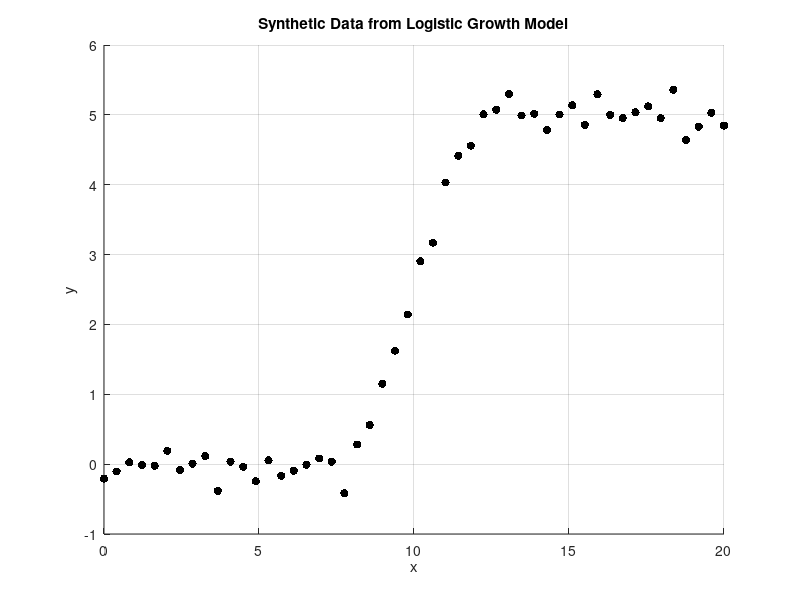

Here is the MATLAB script that generated this plot: (Note: this script raises an error after producing the figure.)
% Example test function for the Vairational Laplace routine

% Ground truth parameters
a_true = 5; 
b_true = 1.5;
c_true = 10;

% Generate input data
x = linspace(0, 20, 50)';

% True function (logistic growth) with noise
sigma_true = 0.2 + 0.1 * randn(size(x)); % Heteroscedastic noise
y = a_true ./ (1 + exp(-b_true * (x - c_true))) + sigma_true .* randn(size(x));

% Plot data
figure;
scatter(x, y, 'k', 'filled');
xlabel('x'); ylabel('y');
title('Synthetic Data from Logistic Growth Model');
grid on;


% Model function for VL routine
f = @(m) m(1) ./ (1 + exp(-m(2) * (x - m(3)))); % Logistic function


% Initial guess for parameters [a, b, c]
m0 = [4; 1; 8];

% Initial covariance (diagonal for simplicity)
S0 = diag([1, 1, 1]);

% Run VL routine
[m_est, V_est, D_est, logL, iter, sigma2_est, allm] = fitVariationalLaplaceThermo(y, f, m0, S0, 50, 1e-6);


% Predictions from estimated parameters
y_pred = f(m_est);

% Plot results
figure; hold on;
scatter(x, y, 'k', 'filled', 'DisplayName', 'Observed Data');
plot(x, y_pred, 'r-', 'LineWidth', 2, 'DisplayName', 'VL Fit');
xlabel('x'); ylabel('y');
title('Variational Laplace Fit to Logistic Model');
legend;
grid on;

% parameters
% Compute posterior variances (diagonal of S_post)
S_post_diag = sum(V_est.^2, 2) + D_est; % Variance from (VV' + D)

% Compute prior variances (diagonal of S0)
S_prior_diag = diag(S0); % Since S0 is initially diagonal

% Define range for plotting (mean ± 3 standard deviations)
xRangeFactor = 3;
numParams = length(m_est);

figure;
for i = 1:numParams
    % Define x range for prior and posterior distributions
    x_vals = linspace(m0(i) - xRangeFactor * sqrt(S_prior_diag(i)), ...
                      m0(i) + xRangeFactor * sqrt(S_prior_diag(i)), 100);

    % Prior Gaussian density
    y_prior = normpdf(x_vals, m0(i), sqrt(S_prior_diag(i)));

    % Define x range for posterior
    x_vals_post = linspace(m_est(i) - xRangeFactor * sqrt(S_post_diag(i)), ...
                           m_est(i) + xRangeFactor * sqrt(S_post_diag(i)), 100);

    % Posterior Gaussian density
    y_post = normpdf(x_vals_post, m_est(i), sqrt(S_post_diag(i)));

    % Plot prior and posterior
    subplot(ceil(numParams/2), 2, i);
    plot(x_vals, y_prior, 'b--', 'LineWidth', 2, 'DisplayName', 'Prior');
    hold on;
    plot(x_vals_post, y_post, 'r-', 'LineWidth', 2, 'DisplayName', 'Posterior');
    hold off;
    xlabel(['Parameter ', num2str(i)]);
    ylabel('Density');
    title(['Prior vs. Posterior for Parameter ', num2str(i)]);
    legend;
    grid on;
end

sgtitle('Comparison of Prior and Posterior Gaussians');

